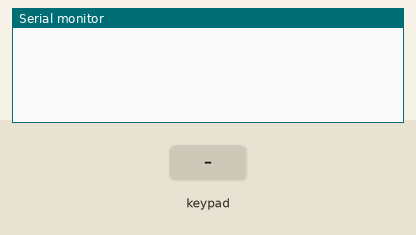
Bench run of a sketch on a simulated Arduino Uno, built with avr-gcc and run on an emulated ATmega328P. Parts: the last lines printed to the serial monitor. Wiring (inferred from the names in the program): 4×4 keypad with keys 1 2 3 A 4 5 6 B 7 8 9 C * 0 # D: rows pin 11, pin 10, pin 9, pin 8; columns pin 6, pin 5, pin 4, pin 3. Inputs (shaded band) come from the test bench. Random numbers use the default seed unless the sketch sets one.

Above: at 1.2 s.
1.3 s: key '1' pressed
At 3.2 s:
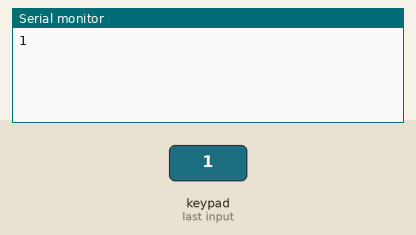
3.5 s: keypad keys 6 5 4 3 # pressed 0.4 s apart
At 8.4 s:
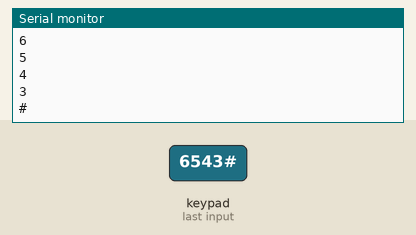
8.5 s: key 'A' pressed
At 10.0 s:
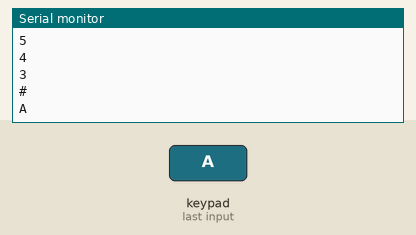
10.5 s: keypad keys 6 5 4 3 * pressed 0.4 s apart
At 15.4 s:
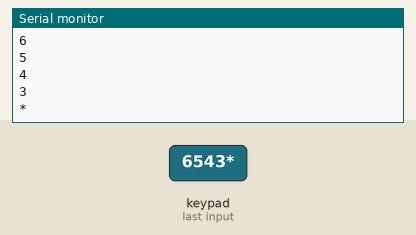
15.5 s: key 'B' pressed
At 16.6 s:
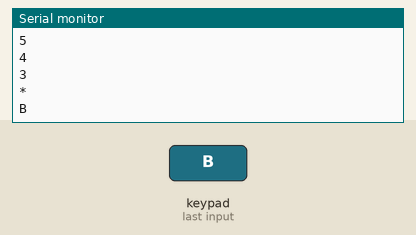
17.5 s: keypad keys 6 5 4 3 D pressed 0.4 s apart
At 22.4 s:
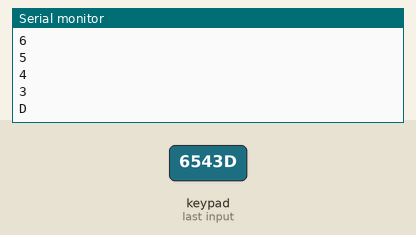
Timing chart, 0 to 23.5 s (numbered marks = the images above; inputs shaded):
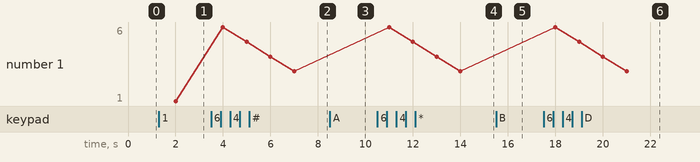

Measured:
- after the input at 1.3 s, the serial monitor: prints a new line after 0.70 s (image 1)
- after the input at 3.5 s, the serial monitor: prints a new line after 0.50 s (image 2)
- after the input at 8.5 s, the serial monitor: prints a new line after 0.50 s (image 3)
- after the input at 10.5 s, the serial monitor: prints a new line after 0.50 s (image 4)
- after the input at 15.5 s, the serial monitor: prints a new line after 0.50 s (image 5)
- after the input at 17.5 s, the serial monitor: prints a new line after 0.50 s (image 6)
- plotted number 1: 1 → 3 after the input at 3.5 s

The sketch:

ex3.ino
```cpp
// (C) __Parisa Babaei, Manely Abbasi, Meis Salim, group: 17 __ (2024)
// Work package 3
// Exercise 3-again
// Submission code: 040966

int rowPins[4] = {11, 10, 9, 8}; // The row pinouts of the keypad
int colPins[4] = {6, 5, 4, 3};   // The column pinouts of the keypad

char keys[4][4] = { // The characters on the keys of the keypad
  {'1', '2', '3', 'A'},
  {'4', '5', '6', 'B'},
  {'7', '8', '9', 'C'},
  {'*', '0', '#', 'D'}
};

void setup() { // Method that runs once when the sketch starts
  for (int i = 0; i < 4; i++) { // Initialize the row pinouts of the keypad as outputs
    pinMode(rowPins[i], OUTPUT);
  }
  for (int i = 0; i < 4; i++) { // Initialize the column pinouts of the keypad as inputs with pull-up resistors
    pinMode(colPins[i], INPUT_PULLUP);
  }
    Serial.begin(9600); // Initialize the serial communication
}

void loop() { // Method that runs over and over again
  for (int i = 0; i < 4; i++) {    // For each row of the keypad
    digitalWrite(rowPins[i], LOW); // Set the current row to low

    for (int j = 0; j < 4; j++) { // For each column of the keypad
      if (digitalRead(colPins[j]) == LOW) { // If the key is pressed
        Serial.println(keys[i][j]); // Print the character of the pressed key to the serial monitor
      }
    }

    digitalWrite(rowPins[i], HIGH); // Set the current row to high
  }

  delay(1000); // Delay for 1 second
}
```

ex5.c
```cpp
// (C) __Parisa Babaei, Manely Abbasi, Meis Salim, group: 17 __ (2024)
// Work package 3
// Exercise 5
// Submission code: 040966

// ------ Includes -----------------------

#include <stdio.h>  // The standard input/output library to use the printf and scanf functions
#include <stdlib.h> // The standard library to use the rand function
#include <time.h>   // The time library to use the time function

// ------ Defines ------------------------

#define MAX 5       // Define the maximum length of the list

// ------ Main ---------------------------

int main() {
    srand(time(0));                     // Seed the random number generator
    int array[MAX];                     // Declare an array of integers with the maximum length
    int *ptr = array;                   // Set the pointer to the head of the array

    for (int i = 0; i < MAX; i++) {     // Loop through the array
        array[i] = rand() % 100;        // Set the value of the current integer to a random number between 0 and 99
    }

    // Print the address of the array by casting to a void pointer
    printf("The value of the address of the array (pointer) is: %p\n", (void *)ptr);
    // Print the first integer in the array by dereferencing the pointer
    printf("First integer in the array is (array[0]): %d\n", *ptr);
    // Print the last integer in the array by using array indexing
    printf("The last integer in the array is: %d\n", array[MAX - 1]);
    // Print the size of an integer
    printf("The size of an integer (number of bytes) is: %lu\n", sizeof(int));
    // Print the size of the whole array
    printf("The size of the whole array in bytes is: %lu\n", sizeof(array));

    for (int i = 0; i < MAX; i++) { // Loop through the array
        printf("value: %d, double: %d\n", *ptr, (*ptr) * 2); // Print the value and the double
        ptr++; // Move the pointer to the next integer
    }
}
```

ex6.c
```cpp
// (C) __Parisa Babaei, Manely Abbasi, Meis Salim, group: 17 __ (2024)
// Work package 3
// Exercise 6
// Submission code: 040966

// ------ Includes -----------------------

#include <stdio.h>  // The standard input/output library for printf
#include <string.h> // The string library for strlen and strcpy

// ------ Function declarations ----------

// Custom function to copy a string
void copyString(char *original, char *copy);

// ------ Main ---------------------------

int main() {
    char input[21];    // Declare a character array to store the input
    char copyOne[21];  // Declare a character array to store the copy
    char copyTwo[21];  // Declare a character array to store the copy

    printf("Enter a string (max 20 characters): "); // Prompt the user for input
    fgets(input, 21, stdin); // Read a string from the standard input

    int length = strlen(input); // Get the length of the string

    if (input[length - 1] == '\n') { // Check if the last character is a newline
        input[length - 1] = '\0';    // Remove the newline character
    }

    copyString(input, copyOne);           // Call the custom function to copy the string
    printf("Custom Copy: %s\n", copyOne); // Print the copy

    strcpy(copyTwo, input);                 // Call the custom function to copy the string
    printf("Strcpy Copy: %s\n", copyTwo);   // Print the copy

    return 0; // Return 0 to indicate that the program has finished
}

// ------ Function definitions -----------

// Custom function to copy a string
void copyString(char *original, char *copy) {
    while (*original) {     // Loop through the original string
        *copy = *original;  // Copy the character
        original++;         // Move the pointer to the next character
        copy++;             // Move the pointer to the next character
    }
    *copy = '\0';           // Add the null terminator to the end of the copy
}
```
